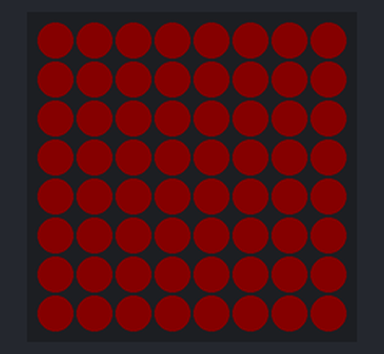
A sketch run on a simulated Arduino Uno, built with avr-gcc and run on an emulated ATmega328P. Shown: 8×8 RGB LED matrix (first LED top left, wired row by row). Dim RGB values are drawn brighter than linear.

Above: at 1.07 s.
At 38.6 s:
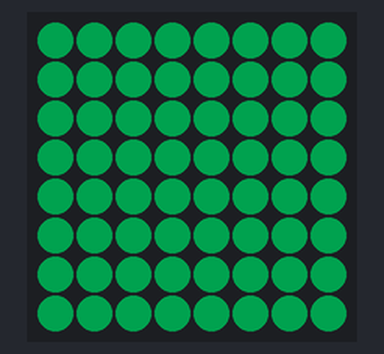

The sketch:

matrix4.ino
```cpp
// Adafruit_NeoMatrix example for single NeoPixel Shield.
// Scrolls 'Howdy' across the matrix in a portrait (vertical) orientation.

#include <Adafruit_GFX.h>
#include <Adafruit_NeoMatrix.h>
#include <Adafruit_NeoPixel.h>
#ifndef PSTR
 #define PSTR // Make Arduino Due happy
#endif

#define PIN 6

// MATRIX DECLARATION:
// Parameter 1 = width of NeoPixel matrix
// Parameter 2 = height of matrix
// Parameter 3 = pin number (most are valid)
// Parameter 4 = matrix layout flags, add together as needed:
//   NEO_MATRIX_TOP, NEO_MATRIX_BOTTOM, NEO_MATRIX_LEFT, NEO_MATRIX_RIGHT:
//     Position of the FIRST LED in the matrix; pick two, e.g.
//     NEO_MATRIX_TOP + NEO_MATRIX_LEFT for the top-left corner.
//   NEO_MATRIX_ROWS, NEO_MATRIX_COLUMNS: LEDs are arranged in horizontal
//     rows or in vertical columns, respectively; pick one or the other.
//   NEO_MATRIX_PROGRESSIVE, NEO_MATRIX_ZIGZAG: all rows/columns proceed
//     in the same order, or alternate lines reverse direction; pick one.
//   See example below for these values in action.
// Parameter 5 = pixel type flags, add together as needed:
//   NEO_KHZ800  800 KHz bitstream (most NeoPixel products w/WS2812 LEDs)
//   NEO_KHZ400  400 KHz (classic 'v1' (not v2) FLORA pixels, WS2811 drivers)
//   NEO_GRB     Pixels are wired for GRB bitstream (most NeoPixel products)
//   NEO_GRBW    Pixels are wired for GRBW bitstream (RGB+W NeoPixel products)
//   NEO_RGB     Pixels are wired for RGB bitstream (v1 FLORA pixels, not v2)


// Example for NeoPixel Shield.  In this application we'd like to use it
// as a 5x8 tall matrix, with the USB port positioned at the top of the
// Arduino.  When held that way, the first pixel is at the top right, and
// lines are arranged in columns, progressive order.  The shield uses
// 800 KHz (v2) pixels that expect GRB color data.
int brightness = 0;
bool maxBright = false;
Adafruit_NeoMatrix matrix = Adafruit_NeoMatrix(8,8, PIN,NEO_MATRIX_TOP + NEO_MATRIX_LEFT + NEO_MATRIX_COLUMNS ,NEO_GRB + NEO_KHZ800);

const uint16_t baseColor = matrix.Color(51,0,0);

const uint16_t gamaAmarilla[] = {
  matrix.Color(255,134,42), matrix.Color(209,134,42), matrix.Color(165,134,42),matrix.Color(150,134,42), matrix.Color(127,134,42), matrix.Color(113,134,42)
};

const uint16_t rojo = matrix.Color(231,34,45);
const uint16_t verde = matrix.Color(47,168,40);
const uint16_t lila = matrix.Color(116,115,233);
const uint16_t rosa = matrix.Color(254,74,232);
const uint16_t amarillo = matrix.Color(157,162,29);
const uint16_t aqua = matrix.Color(0,252,191);

int index =  0;
const uint16_t colores[] = {
  rojo, verde, aqua, rosa, amarillo, lila
};
void setup() {
  matrix.begin();
  matrix.setBrightness(brightness);
}


void loop() {
      //filas
      if(index > 5) index = 0;
      for(int i = 0; i < 8; i++){
        //columnas
        for(int y = 0; y < 8; y++){
            matrix.drawPixel(i, y, colores[index]);
            matrix.show();
        }
      }
      if(maxBright == false){
        brightness = brightness + 5;
        matrix.setBrightness(brightness);
        if(brightness >= 85){
          maxBright = true;
        }
      }else{
        brightness = brightness - 5;
        matrix.setBrightness(brightness);
        if(brightness <= 5){
          maxBright = false;
          index++;
        }
      }

      delay(100);


}
```
